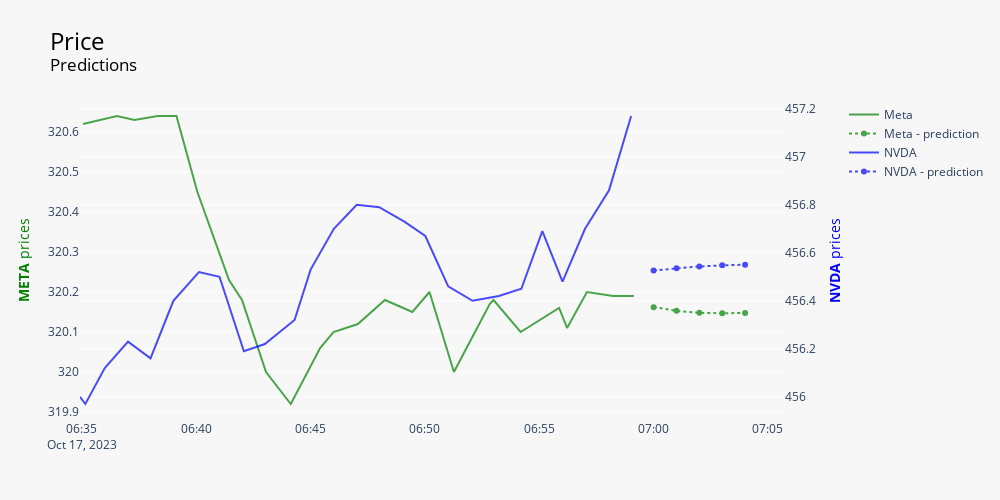

Here is the notebook cell this chart was saved with:
### Code cell
import plotly.graph_objects as go
from plotly.subplots import make_subplots

# Create figure with secondary y-axis
fig = make_subplots(specs=[[{"secondary_y": True}]])

# Add traces

fig.add_trace(go.Scatter(x=META.index,
                         y=META['price'],
                         opacity=0.7,
                         line=dict(color='green', width=2),
                         name='Meta'), secondary_y=False,)

fig.add_trace(go.Scatter(x=meta_predictions.index,
                         y=meta_predictions['price'],
                         opacity=0.7,
                         line=dict(color='green', width=2, dash='dot'),
                         name='Meta - prediction'), secondary_y=False,)

fig.add_trace(go.Scatter(x=NVDA.index,
                         y=NVDA['price'],
                         opacity=0.7,
                         line=dict(color='blue', width=2),
                         name='NVDA'), secondary_y=True,)

fig.add_trace(go.Scatter(x=nvda_predictions.index,
                         y=nvda_predictions['price'],
                         opacity=0.7,
                         line=dict(color='blue', width=2,  dash='dot'),
                         name='NVDA - prediction') , secondary_y=True,)


# Add figure title
fig.update_layout(height=500, 
                  width=1000,
                  xaxis_rangeslider_visible=False,
                title="Price<br><sup>Predictions</sup>",
                 title_font_color="#000", title_font_size = 24)



# Set y-axes titles
fig.update_yaxes(title_text="<b>META</b> prices", secondary_y=False, title_font_color="green")
fig.update_yaxes(title_text="<b>NVDA</b> prices", secondary_y=True, title_font_color="blue")
fig.update_xaxes(rangebreaks=[dict(bounds=["sat", "mon"])], showgrid=False)
fig.update_xaxes(visible=True)
fig.update_layout({
    'plot_bgcolor': 'rgb(247,247,247)',
    'paper_bgcolor': 'rgb(247,247,247)'
})

fig.show()

### Figure 1 — Plotly figure (JSON) as saved in the notebook; plotly's stock layout.template omitted (floating-point values rounded to 4 significant figures)
{"data": [{"line": {"color": "green", "width": 2}, "name": "Meta", "opacity": 0.7, "type": "scatter", "x": ["2023-10-17 06:35:03", "2023-10-17 06:36:32", "2023-10-17 06:37:18", "2023-10-17 06:38:19", "2023-10-17 06:39:08", "2023-10-17 06:40:03", "2023-10-17 06:41:26", "2023-10-17 06:42:00", "2023-10-17 06:43:03", "2023-10-17 06:44:08", "2023-10-17 06:45:25", "2023-10-17 06:46:00", "2023-10-17 06:47:04", "2023-10-17 06:48:15", "2023-10-17 06:49:27", "2023-10-17 06:50:12", "2023-10-17 06:51:16", "2023-10-17 06:52:50", "2023-10-17 06:53:00", "2023-10-17 06:54:11", "2023-10-17 06:55:52", "2023-10-17 06:56:13", "2023-10-17 06:57:05", "2023-10-17 06:58:14", "2023-10-17 06:59:08"], "xaxis": "x", "y": [320.6, 320.6, 320.6, 320.6, 320.6, 320.4, 320.2, 320.2, 320, 319.9, 320.1, 320.1, 320.1, 320.2, 320.1, 320.2, 320, 320.2, 320.2, 320.1, 320.2, 320.1, 320.2, 320.2, 320.2], "yaxis": "y"}, {"line": {"color": "green", "dash": "dot", "width": 2}, "name": "Meta - prediction", "opacity": 0.7, "type": "scatter", "x": ["2023-10-17 07:00:00", "2023-10-17 07:01:00", "2023-10-17 07:02:00", "2023-10-17 07:03:00", "2023-10-17 07:04:00"], "xaxis": "x", "y": [320.2, 320.2, 320.1, 320.1, 320.1], "yaxis": "y"}, {"line": {"color": "blue", "width": 2}, "name": "NVDA", "opacity": 0.7, "type": "scatter", "x": ["2023-10-17 06:34:55", "2023-10-17 06:35:09", "2023-10-17 06:36:00", "2023-10-17 06:37:01", "2023-10-17 06:38:00", "2023-10-17 06:39:00", "2023-10-17 06:40:07", "2023-10-17 06:41:01", "2023-10-17 06:42:05", "2023-10-17 06:43:00", "2023-10-17 06:44:18", "2023-10-17 06:45:00", "2023-10-17 06:46:01", "2023-10-17 06:47:01", "2023-10-17 06:48:00", "2023-10-17 06:49:06", "2023-10-17 06:50:01", "2023-10-17 06:51:01", "2023-10-17 06:52:05", "2023-10-17 06:53:14", "2023-10-17 06:54:13", "2023-10-17 06:55:08", "2023-10-17 06:56:01", "2023-10-17 06:57:00", "2023-10-17 06:58:03", "2023-10-17 06:59:01"], "xaxis": "x", "y": [456, 456.0, 456.1, 456.2, 456.2, 456.4, 456.5, 456.5, 456.2, 456.2, 456.3, 456.5, 456.7, 456.8, 456.8, 456.7, 456.7, 456.5, 456.4, 456.4, 456.4, 456.7, 456.5, 456.7, 456.9, 457.2], "yaxis": "y2"}, {"line": {"color": "blue", "dash": "dot", "width": 2}, "name": "NVDA - prediction", "opacity": 0.7, "type": "scatter", "x": ["2023-10-17 07:00:00", "2023-10-17 07:01:00", "2023-10-17 07:02:00", "2023-10-17 07:03:00", "2023-10-17 07:04:00"], "xaxis": "x", "y": [456.5, 456.5, 456.5, 456.5, 456.6], "yaxis": "y2"}], "layout": {"height": 500, "paper_bgcolor": "rgb(247,247,247)", "plot_bgcolor": "rgb(247,247,247)", "title": {"font": {"color": "#000", "size": 24}, "text": "Price<br><sup>Predictions</sup>"}, "width": 1000, "xaxis": {"anchor": "y", "domain": [0, 0.94], "rangebreaks": [{"bounds": ["sat", "mon"]}], "rangeslider": {"visible": false}, "showgrid": false, "visible": true}, "yaxis": {"anchor": "x", "domain": [0, 1], "title": {"font": {"color": "green"}, "text": "<b>META</b> prices"}}, "yaxis2": {"anchor": "x", "overlaying": "y", "side": "right", "title": {"font": {"color": "blue"}, "text": "<b>NVDA</b> prices"}}}}
